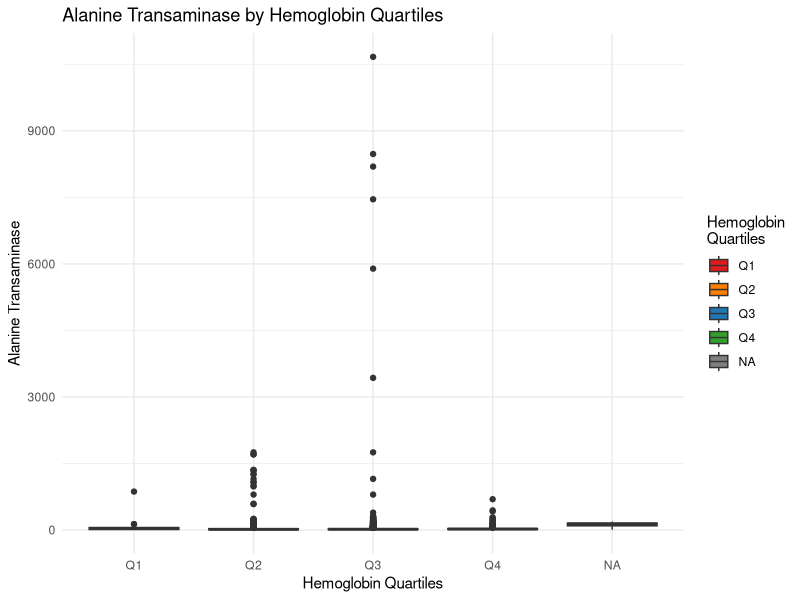
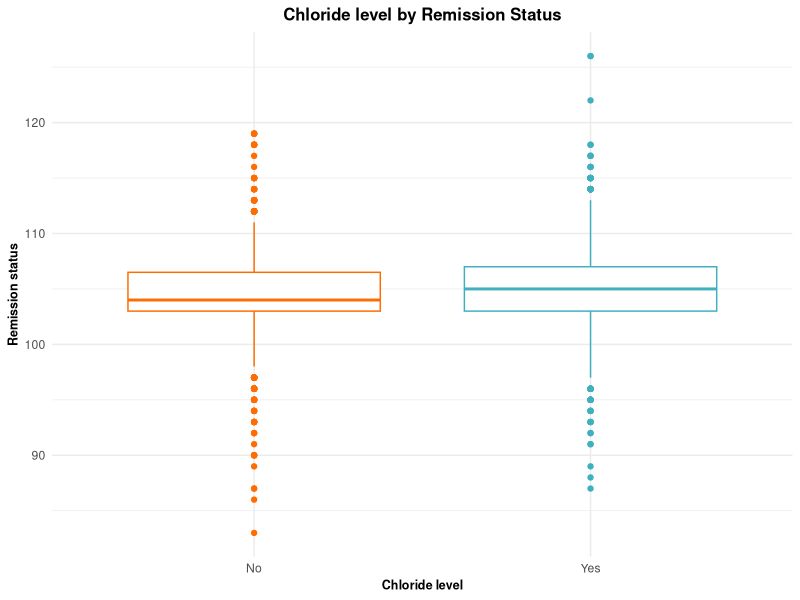
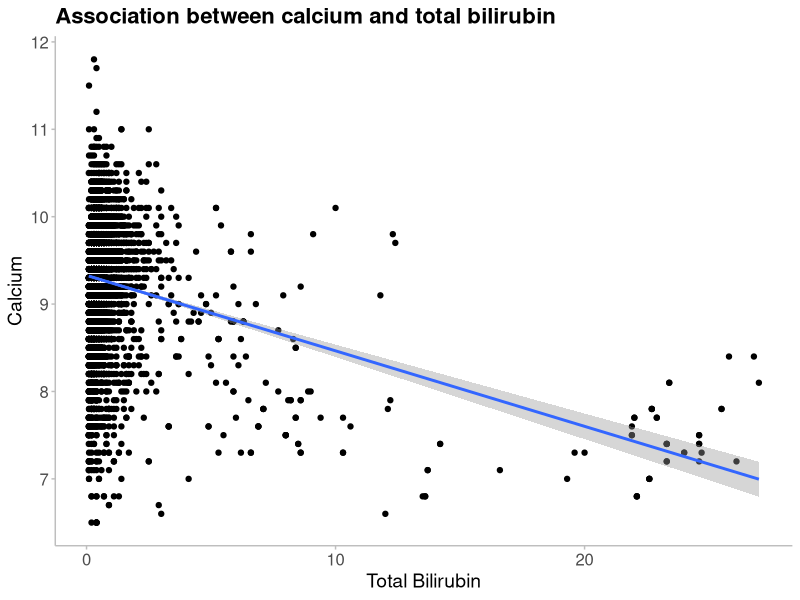

These figures' R source, in order:
#----Script Header-------------------------------------------------------------####
# Date: 10.09.2025         
# Author: Data_drama_queens     
# Filename: creating-plots
# Description: Script for creating plots.
#              We were given 5 questions, and asked to select one question each.
#              We have answered the following questions:
#                 - Does the remission depend on the hemoglobin level categorized into quartiles?
#                 - Does the remission depend on chloride?
#                 - Is there an association between calcium and total bilirubin?
# Project: RMED901A_Exam_Assignment
#-------------------------------------------------------------------------------###

# Read the data ----
library(here)
library(ggplot2)
library(tidyverse)

patient_data <- read_delim(
  here("data", "data_for_analysis", "20250908-tidy-joined-exam-data.txt"),
  delim = "\t"
)


# Does the remission depend on the hemoglobin level categorized into quartiles?
# Hemoglobin quartiles - statistical analysis
# ANOVA test
hgb_rem_aov <-patient_data %>% 
  aov(alt ~ hgb_quartiles, data = .) %>%  # Performs one-way ANOVA
  broom::tidy()                           # Converts results to clean data frame


# Plot 1 - Hemoglobin quartiles vs Alanine Transaminase
hgb_alt_plot <- ggplot(patient_data, aes(x = hgb_quartiles, y = alt, fill = hgb_quartiles)) +
  geom_boxplot() +                        # Creates box plots
  scale_fill_manual(values = c("#E31A1C", "#FF7F00", "#1F78B4", "#33A02C"), # Custom colors for each quartile
                    name = "Hemoglobin\nQuartiles") +     # Legend title 
  labs(title = "Alanine Transaminase by Hemoglobin Quartiles",     # Main title
       x = "Hemoglobin Quartiles",                       # X-axis label
       y = "Alanine Transaminase") +                                # Y-axis label
  theme_minimal()                         

hgb_alt_plot


# Statistical test to investigate if the remission is depended on chloride

## Count the number of patients in each category of remission
patient_data %>%
  group_by(remission) %>%
  count()

## Boxplot to visualize chloride levels by remission status.
ggplot(patient_data, aes(remission, chloride, color = remission)) +
  geom_boxplot() +
  theme_minimal() +
  theme(
    legend.position = "none"
  ) +
  labs(title = "Chloride level by Remission Status",
       x = "Chloride level",
       y = "Remission status") +
  theme(
    axis.title.x = element_text(face = "bold", size = 9),
    axis.title.y = element_text(face = "bold", size = 9),
    plot.title = element_text(face = "bold", hjust = 0.5, size = 12)
  ) +
  scale_color_manual(values = c("No" = "#fe6d01", "Yes" = "#40b0bf"))

# T-test to test difference in mean chloride levels by remission status
t_test_results <- patient_data %>% 
  t.test(chloride ~ remission, data = .) %>%
  broom::tidy()

t_test_results
# We have used an unpaired t-test for statistical analysis because we are
# interested in comparing the mean of chloride level between those with and 
# without remission. 

# The 2808 patients with remission compared to the 2359 patients
# without remission showed significantly lower chloride levels (t = -0.377, p = 0.000113)



# Association between calcium and total bilirubin----
#Plot the data first
patient_data  %>%
  ggplot(aes(x = tbil, y = cal)) +
  geom_point() +
  geom_smooth(method = "lm") +
  xlab("Total Bilirubin") + #change x axis label
  ylab("Calcium") + #y axis labels
  labs(title = "Association between calcium and total bilirubin") +
  theme_minimal() + #use the minimal theme
  theme(
    panel.grid.major = element_blank(), #remove major grid
    panel.grid.minor = element_blank(), #remove minor grid
    axis.line = element_line(colour="grey", linewidth = 0.5), #include x and y axis
    axis.ticks = element_line(colour = "grey", linewidth = 0.5), #include tick marks
    plot.title = element_text(size = 16, face = "bold"), #change title font
    axis.title = element_text(size = 14), #change axis title size
    axis.text.x = element_text( size = 12), #change x-axis text size
    axis.text.y = element_text(size=12) #change y-axis text size
  ) 

# From the plot we see that the data is not well captured by a linear relationships.
# Most points are located at low levels of total bilirubin, while a few points are located to the right.
# If the analyse was to be used in a "real" analysis, we should consider measures to improve the 
# association evaluation.

# However, a linear regression analysis for the association between calcium and total bilirubin is 
# considered to be sufficient in this project.
cal_tbil_lm <- patient_data %>% 
  lm(cal ~ tbil, data = .) %>%
  broom::tidy()

#View the regression results
cal_tbil_lm

# The linear regression indicates that there is an association between calcium and total bilirubin.
# The estimated coefficient is -0.09, with a p-value of 1.8e-104.
